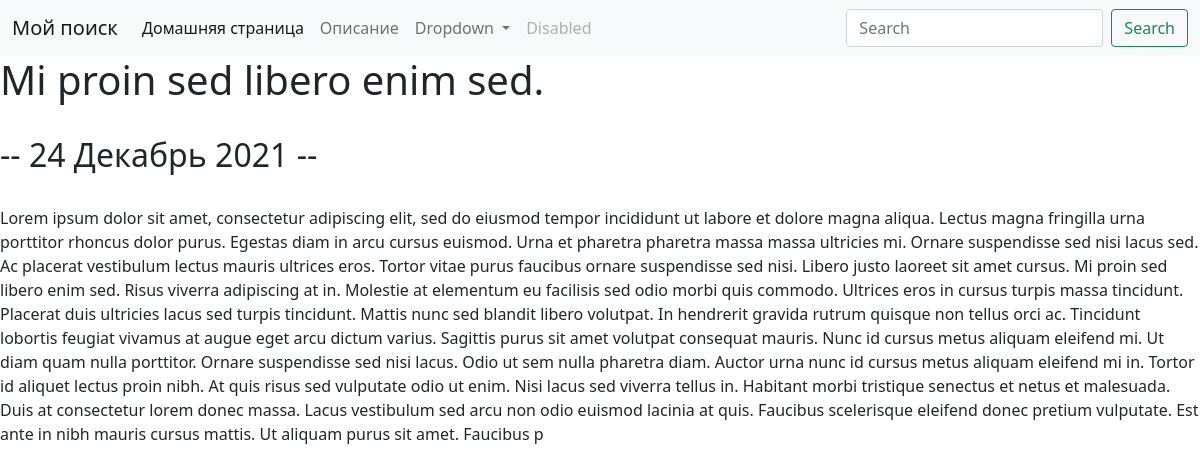
The page /blog/10/ on the database its author committed.
### blog/models.py (models this page shows, shortened)
class Blog(models.Model):
    title = models.CharField(max_length = 100)
    date = models.DateField()
    description = models.TextField(max_length = 15000)

### blog/views.py (the view)
# urls.py: path('<int:blog_id>/', views.detail, name='detail'),
def detail (request, blog_id):
    blog = get_object_or_404(Blog, pk=blog_id)
    return render (request, 'blog/detail.html', {'blog': blog})

### blog/templates/blog/detail.html
{% extends 'portfolio/base.html' %}
{% block content %}
<h1>{{ blog.title }}</h1><br>
<h2>-- {{ blog.date|date:'d F Y' }} --</h2><br>
{{ blog.description|safe }}
{% endblock %}

### rows shown on the page
Blog: title "Mi proin sed libero enim sed.", date "24 Декабрь 2021", description "Lorem ipsum dolor sit amet, consectetur adipiscing elit, sed do eiusmod tempor incididunt ut labore et dolore magna aliqua. Lectus magna fringilla urna porttitor rhoncus dolor purus. Egestas diam in arcu cursus euismod. Urna et pharetra pharetra massa massa ultricies mi. Ornare suspendisse sed nisi lacus sed. Ac placerat vestibulum lectus mauris ultrices eros. Tortor vitae purus faucibus ornare suspendisse sed nisi. Libero justo laoreet sit amet cursus. Mi proin sed libero enim sed. Risus viverra adipiscing at in. Molestie at elementum eu facilisis sed odio morbi quis commodo. Ultrices eros in cursus turpis massa tincidunt. Placerat duis ultricies lacus sed turpis tincidunt. Mattis nunc sed…"
